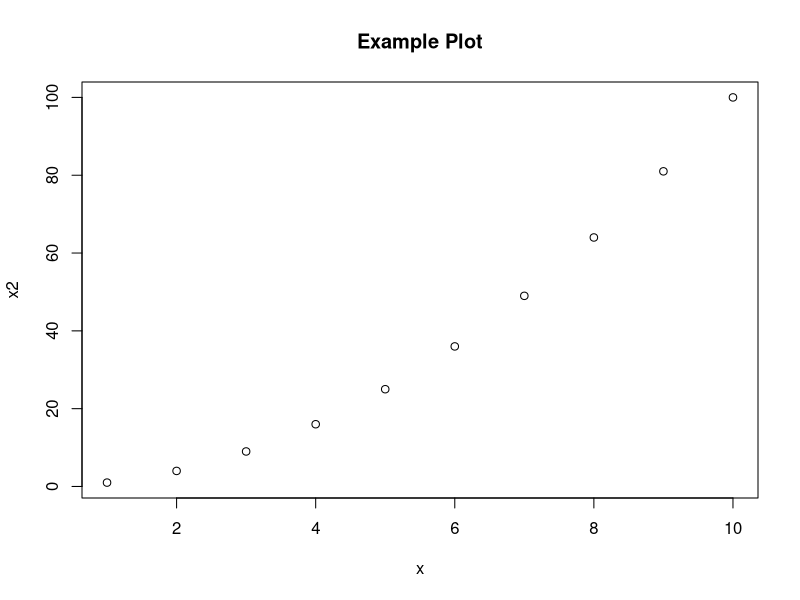

Reproduce this figure in R.
## ---- chunk 1
knitr::opts_chunk$set(echo = TRUE, error = TRUE)
#knitr::opts_chunk$set(results = "hold")
## ---- chunk 2
p <- 1:10 
## ---- chunk 3
prev <- rev(p)
## ---- chunk 4
# Problem E.3: Make Vectors.
x <- 1:10; x2 <- x ^ 2 

# Problem E.4: Create scatter plot of x against x2
plot(x, x2)

# Problem E.5. Add title to scatter plot
title(main="Example Plot") # axis labels left as default
